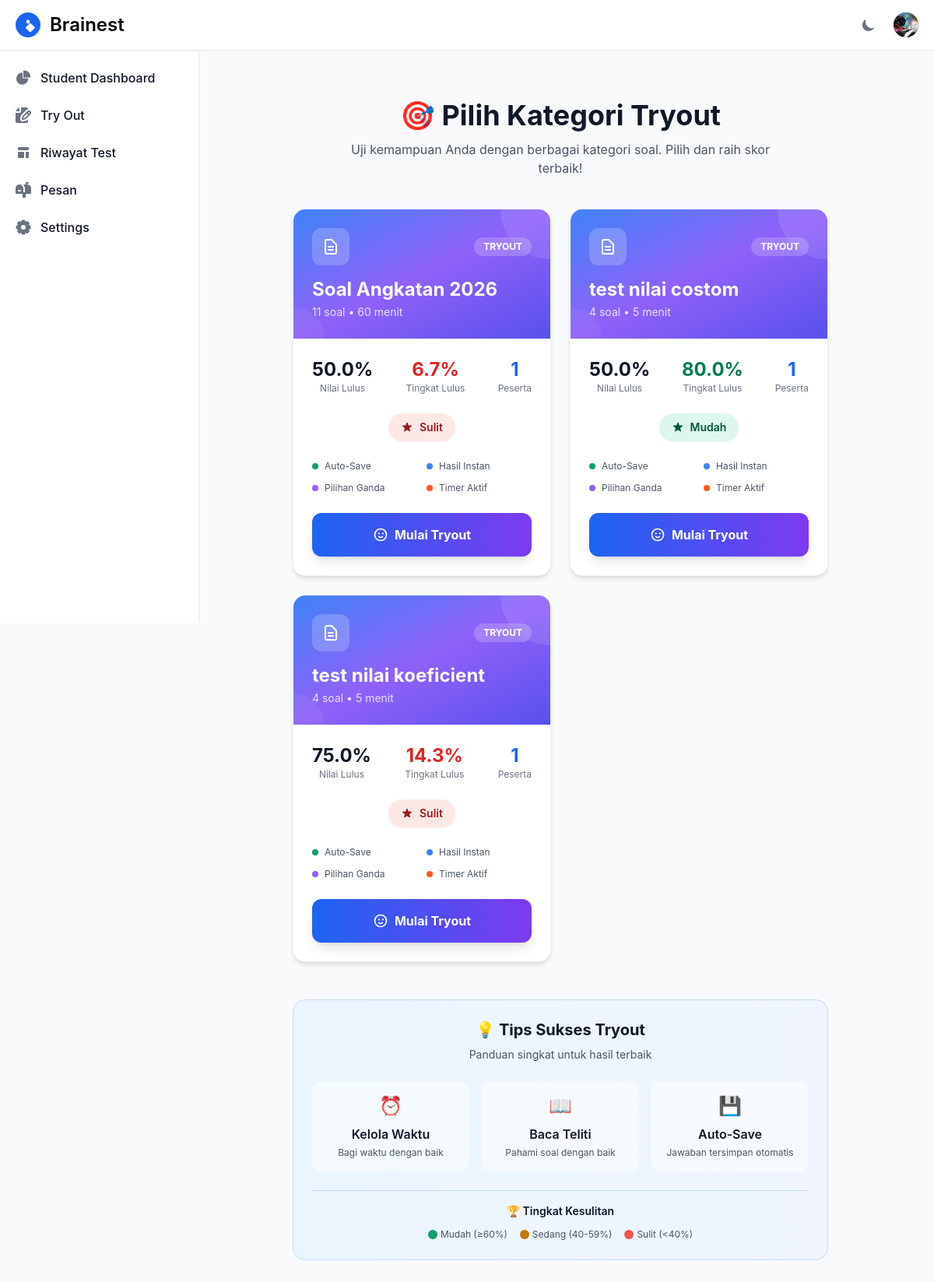
Before: /students/tryouts/ (signed in) with the older database file.
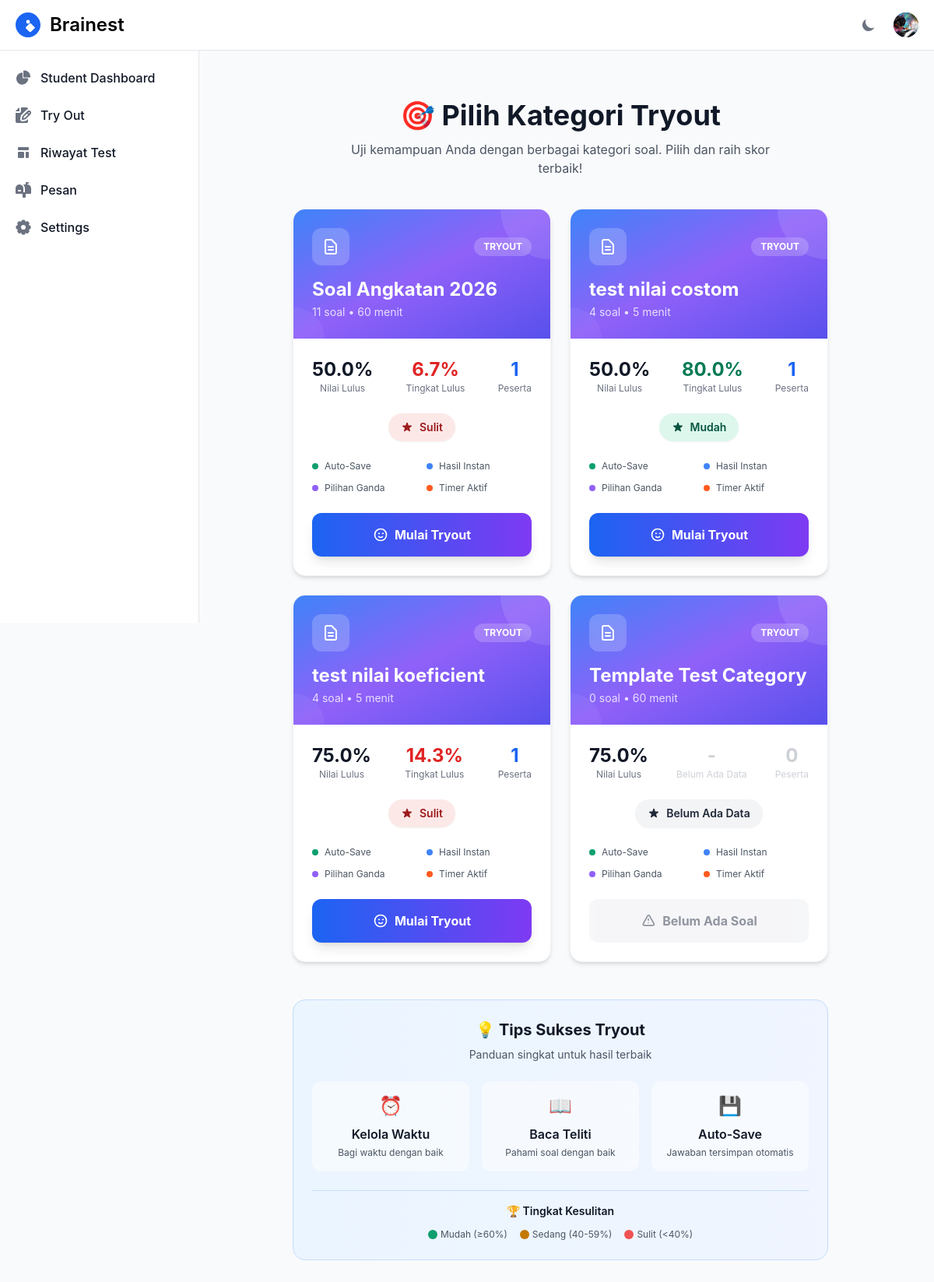
After: the same page with the newer database file.
### otosapp/models.py (models this page shows, shortened)
class Category(models.Model):
    SCORING_METHODS = [
        ('default', 'Default (100/jumlah soal)'),
        ('custom', 'Custom (nilai per soal)'),
        ('utbk', 'UTBK (difficulty-based)'),
    ]
    category_name = models.CharField(max_length=200)
    time_limit = models.IntegerField(default=60, help_text="Time limit in minutes (default: 60 minutes)")
    scoring_method = models.CharField(max_length=10, choices=SCORING_METHODS, default='default')
    passing_score = models.FloatField(default=75.0, help_text="Minimum score required to pass (0-100)")
    def get_question_count(self):
        return self.question_set.count()
    def get_difficulty_level(self):
        pass_rate = self.get_pass_rate()
        if pass_rate is None:
            return "Belum Ada Data"
        elif pass_rate >= 60:
            return "Mudah"
        elif pass_rate >= 40:
            return "Sedang"
        else:
            return "Sulit"
    def get_difficulty_color(self):
        difficulty = self.get_difficulty_level()
        if difficulty == "Mudah":
            return "bg-green-100 text-green-800 dark:bg-green-900 dark:text-green-300"
        elif difficulty == "Sedang":
            return "bg-yellow-100 text-yellow-800 dark:bg-yellow-900 dark:text-yellow-300"
        elif difficulty == "Sulit":
            return "bg-red-100 text-red-800 dark:bg-red-900 dark:text-red-300"
        else:
            return "bg-gray-100 text-gray-800 dark:bg-gray-900 dark:text-gray-300"
    def get_pass_rate(self):
        completed_tests = Test.objects.filter(
            categories=self,
            is_submitted=True
        )
        if not completed_tests.exists():
            return None
        total_tests = completed_tests.count()
        passed_tests = completed_tests.filter(score__gte=self.passing_score).count()
        return round((passed_tests / total_tests) * 100, 1)
    def get_test_statistics(self):
        completed_tests = Test.objects.filter(
            categories=self,
            is_submitted=True
        )
        if not completed_tests.exists():
            return {
                'total_tests': 0,
                'total_students': 0,
                'passed_tests': 0,
                'failed_tests': 0,
                'pass_rate': None,
                'average_score': None
            }
        total_tests = completed_tests.count()
        total_students = completed_tests.values('student').distinct().count()
        passed_tests = completed_tests.filter(score__gte=self.passing_score).count()
        failed_tests = total_tests - passed_tests
        pass_rate = round((passed_tests / total_tests) * 100, 1)
        total_score = sum(test.score for test in completed_tests)
        average_score = round(total_score / total_tests, 1)
        return {
            'total_tests': total_tests,
            'total_students': total_students,
            'passed_tests': passed_tests,
            'failed_tests': failed_tests,
            'pass_rate': pass_rate,
            'average_score': average_score
        }
    def get_passing_score(self):
        return f"{self.passing_score}%"

### otosapp/views.py (the view, shortened to what this page needs)
# urls.py: path('students/tryouts/', views.tryout_list, name='tryout_list'),
@login_required
@students_required
def tryout_list(request):
    ongoing_test = Test.objects.filter(
        student=request.user,
        is_submitted=False
    ).first()
    session_keys_to_remove = []
    for key in request.session.keys():
        if key.startswith(f'test_session_') and key.endswith(f'_{request.user.id}'):
            session_data = request.session[key]
            if 'test_id' in session_data:
                try:
                    test = Test.objects.get(id=session_data['test_id'])
                    if test.is_submitted or test.is_time_up():
                        session_keys_to_remove.append(key)
                except Test.DoesNotExist:
                    session_keys_to_remove.append(key)
    for key in session_keys_to_remove:
        if key in request.session:
            del request.session[key]
    tryout_list = Category.objects.all()
    return render(request, 'students/tryouts/tryout_list.html', {'tryout': tryout_list})

### otosapp/templates/students/tryouts/tryout_list.html (shortened to what the changed rows need)
{% extends 'base.html' %}
{% block content %}
<div class="max-w-7xl mx-auto px-4 sm:px-6 lg:px-8 mt-8">
    <div class="text-center mb-10">
        <h1 class="text-3xl md:text-4xl font-bold text-gray-900 dark:text-white mb-3">🎯 Pilih Kategori Tryout</h1>
    </div>
    <div class="grid grid-cols-1 md:grid-cols-2 xl:grid-cols-3 gap-6">
        {% for tryout_list in tryout %}
        <div class="bg-white dark:bg-gray-800 rounded-2xl shadow-md hover:shadow-xl transition-all duration-300 border border-gray-100 dark:border-gray-700 overflow-hidden group hover:-translate-y-1">
            <div class="bg-gradient-to-br from-blue-500 via-purple-500 to-indigo-600 p-6 text-white relative">
                <div class="absolute top-0 right-0 w-32 h-32 bg-white/10 rounded-full transform translate-x-16 -translate-y-16"></div>
                <div class="absolute bottom-0 left-0 w-20 h-20 bg-white/5 rounded-full transform -translate-x-10 translate-y-10"></div>
                <div class="relative z-10">
                    <div class="flex items-center justify-between mb-4">
                        <div class="flex items-center justify-center w-12 h-12 bg-white/20 rounded-xl backdrop-blur-sm">
                            <svg class="w-6 h-6 text-white" fill="none" stroke="currentColor" stroke-width="2" viewBox="0 0 24 24">
                                <path stroke-linecap="round" stroke-linejoin="round" d="M9 12h6m-6 4h6m2 5H7a2 2 0 01-2-2V5a2 2 0 012-2h5.586a1 1 0 01.707.293l5.414 5.414a1 1 0 01.293.707V19a2 2 0 01-2 2z"></path>
                            </svg>
                        </div>
                        <span class="bg-white/20 text-xs font-bold px-3 py-1 rounded-full backdrop-blur-sm">TRYOUT</span>
                    </div>
                    <h3 class="text-2xl font-bold mb-1 leading-tight">{{ tryout_list.category_name }}</h3>
                    <p class="text-white/80 text-sm">{{ tryout_list.get_question_count }} soal • {{ tryout_list.time_limit }} menit</p>
                </div>
            </div>
            <div class="p-6">
                <div class="flex items-center justify-between mb-6">
                    <div class="text-center">
                        <div class="text-2xl font-bold text-gray-900 dark:text-white">{{ tryout_list.get_passing_score }}</div>
                        <div class="text-xs text-gray-500 dark:text-gray-400">Nilai Lulus</div>
                    </div>
                    {% with stats=tryout_list.get_test_statistics %}
                    {% if stats.total_tests > 0 %}
                    <div class="text-center">
                        <div class="text-2xl font-bold {% if stats.pass_rate >= 60 %}text-green-600 dark:text-green-400{% elif stats.pass_rate >= 40 %}text-yellow-600 dark:text-yellow-400{% else %}text-red-600 dark:text-red-400{% endif %}">{{ stats.pass_rate }}%</div>
                        <div class="text-xs text-gray-500 dark:text-gray-400">Tingkat Lulus</div>
                    </div>
                    <div class="text-center">
                        <div class="text-2xl font-bold text-blue-600 dark:text-blue-400">{{ stats.total_students }}</div>
                        <div class="text-xs text-gray-500 dark:text-gray-400">Peserta</div>
                    </div>
                    {% else %}
                    <div class="text-center opacity-50">
                        <div class="text-2xl font-bold text-gray-400">-</div>
                        <div class="text-xs text-gray-400">Belum Ada Data</div>
                    </div>
                    <div class="text-center opacity-50">
                        <div class="text-2xl font-bold text-gray-400">0</div>
                        <div class="text-xs text-gray-400">Peserta</div>
                    </div>
                    {% endif %}
                    {% endwith %}
                </div>
                <div class="flex items-center justify-center mb-6">
                    {% with stats=tryout_list.get_test_statistics %}
                    <div class="relative group">
                        <span class="inline-flex items-center px-4 py-2 rounded-full text-sm font-semibold {{ tryout_list.get_difficulty_color }} cursor-help shadow-sm">
                            {{ tryout_list.get_difficulty_level }}
                        </span>
                    </div>
                    {% endwith %}
                </div>
                <div class="grid grid-cols-2 gap-3 mb-6 text-xs">
                    <div class="flex items-center text-gray-600 dark:text-gray-400">
                        <div class="w-2 h-2 bg-green-500 rounded-full mr-2"></div>
                        <span>Auto-Save</span>
                    </div>
                    <div class="flex items-center text-gray-600 dark:text-gray-400">
                        <div class="w-2 h-2 bg-blue-500 rounded-full mr-2"></div>
                        <span>Hasil Instan</span>
                    </div>
                    <div class="flex items-center text-gray-600 dark:text-gray-400">
                        <div class="w-2 h-2 bg-purple-500 rounded-full mr-2"></div>
                        <span>Pilihan Ganda</span>
                    </div>
                    <div class="flex items-center text-gray-600 dark:text-gray-400">
                        <div class="w-2 h-2 bg-orange-500 rounded-full mr-2"></div>
                        <span>Timer Aktif</span>
                    </div>
                </div>
                {% if tryout_list.get_question_count > 0 %}
                <button onclick="showStartWarning('{{ tryout_list.category_name }}', '{{ tryout_list.id }}', '{{ tryout_list.time_limit }}', '{{ tryout_list.get_question_count }}')" class="w-full px-6 py-4 text-white bg-gradient-to-r from-blue-600 to-purple-600 rounded-xl hover:from-blue-700 hover:to-purple-700 focus:outline-none focus:ring-4 focus:ring-blue-300 focus:ring-opacity-50 transition-all duration-300 font-bold text-base shadow-lg hover:shadow-xl transform hover:scale-[1.02] active:scale-[0.98]">
                    <div class="flex items-center justify-center gap-2">
                        <svg class="w-5 h-5" fill="none" stroke="currentColor" stroke-width="2" viewBox="0 0 24 24">
                            <path stroke-linecap="round" stroke-linejoin="round" d="M14.828 14.828a4 4 0 01-5.656 0M9 10h1.01M15 10h1.01M21 12a9 9 0 11-18 0 9 9 0 0118 0z"></path>
                        </svg>
                        Mulai Tryout
                    </div>
                </button>
                {% else %}
                <div class="w-full px-6 py-4 text-gray-500 bg-gray-100 dark:bg-gray-700 dark:text-gray-400 rounded-xl font-bold text-base cursor-not-allowed opacity-75">
                    <div class="flex items-center justify-center gap-2">
                        <svg class="w-5 h-5" fill="none" stroke="currentColor" stroke-width="2" viewBox="0 0 24 24">
                            <path stroke-linecap="round" stroke-linejoin="round" d="M12 9v2m0 4h.01m-6.938 4h13.856c1.54 0 2.502-1.667 1.732-2.5L13.732 4c-.77-.833-1.964-.833-2.732 0L4.082 16.5c-.77.833.192 2.5 1.732 2.5z"></path>
                        </svg>
                        Belum Ada Soal
                    </div>
                </div>
                {% endif %}
            </div>
        </div>
        {% endfor %}
    </div>
</div>
{% endblock %}

Changed rows visible on the page:
added Category: category_name "Template Test Category", get_question_count "0", time_limit "60", get_passing_score "75.0%", shows "Belum Ada Data", get_difficulty_level "Belum Ada Data", shows "Belum Ada Soal"
